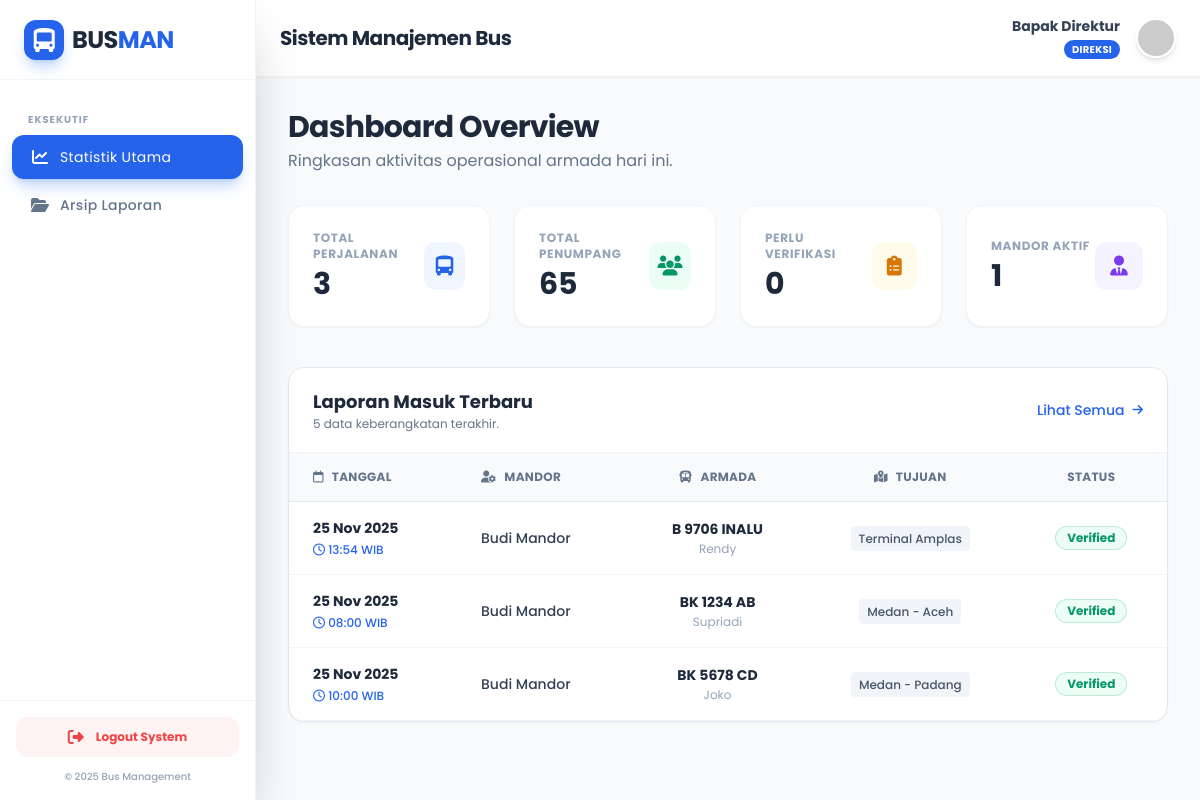
The page /admin/dashboard.php (signed in) on the database its author committed.
### tables this page shows
CREATE TABLE `laporan_keberangkatan` (
  `id` int(11) NOT NULL,
  `user_id` int(11) NOT NULL,
  `tanggal_berangkat` date NOT NULL,
  `waktu_berangkat` time NOT NULL,
  `no_polisi` varchar(20) NOT NULL,
  `nama_driver` varchar(100) NOT NULL,
  `jumlah_penumpang` int(11) NOT NULL,
  `tujuan` varchar(100) NOT NULL,
  `foto_dokumentasi` varchar(255) DEFAULT NULL,
  `status` enum('pending','terverifikasi') DEFAULT 'pending',
  `created_at` timestamp NOT NULL DEFAULT current_timestamp()
);

CREATE TABLE `users` (
  `id` int(11) NOT NULL,
  `nama_lengkap` varchar(100) NOT NULL,
  `username` varchar(50) NOT NULL,
  `password` varchar(255) NOT NULL,
  `role` enum('admin','mandor','direksi') NOT NULL,
  `created_at` timestamp NOT NULL DEFAULT current_timestamp()
);

### admin/dashboard.php (the view, shortened to what this page needs)
<?php
include '../layouts/header.php';
include '../layouts/sidebar.php';
include '../layouts/topbar.php';
$q_laporan = mysqli_query($conn, "SELECT COUNT(*) as total FROM laporan_keberangkatan");
$d_laporan = mysqli_fetch_assoc($q_laporan);
$q_penumpang = mysqli_query($conn, "SELECT SUM(jumlah_penumpang) as total FROM laporan_keberangkatan");
$d_penumpang = mysqli_fetch_assoc($q_penumpang);
$q_pending = mysqli_query($conn, "SELECT COUNT(*) as total FROM laporan_keberangkatan WHERE status = 'pending'");
$d_pending = mysqli_fetch_assoc($q_pending);
$q_mandor = mysqli_query($conn, "SELECT COUNT(*) as total FROM users WHERE role = 'mandor'");
$d_mandor = mysqli_fetch_assoc($q_mandor);
?>
<div class="mb-8">
    <h3 class="text-3xl font-bold text-slate-800 tracking-tight">Dashboard Overview</h3>
    <p class="text-slate-500 mt-1">Ringkasan aktivitas operasional armada hari ini.</p>
</div>
<div class="grid grid-cols-1 md:grid-cols-2 lg:grid-cols-4 gap-6 mb-10">
    <div class="bg-white rounded-2xl p-6 shadow-sm border border-slate-100 flex items-center justify-between hover:shadow-md transition duration-300">
        <div>
            <p class="text-xs font-bold text-slate-400 uppercase tracking-wider mb-1">Total Perjalanan</p>
            <h4 class="text-3xl font-bold text-slate-800"><?= number_format($d_laporan['total']) ?></h4>
        </div>
        <div class="w-12 h-12 rounded-xl bg-blue-50 flex items-center justify-center text-blue-600 text-xl">
            <i class="fa-solid fa-bus-simple"></i>
        </div>
    </div>
    <div class="bg-white rounded-2xl p-6 shadow-sm border border-slate-100 flex items-center justify-between hover:shadow-md transition duration-300">
        <div>
            <p class="text-xs font-bold text-slate-400 uppercase tracking-wider mb-1">Total Penumpang</p>
            <h4 class="text-3xl font-bold text-slate-800"><?= number_format($d_penumpang['total']) ?></h4>
        </div>
        <div class="w-12 h-12 rounded-xl bg-emerald-50 flex items-center justify-center text-emerald-600 text-xl">
            <i class="fa-solid fa-users"></i>
        </div>
    </div>
    <div class="bg-white rounded-2xl p-6 shadow-sm border border-slate-100 flex items-center justify-between hover:shadow-md transition duration-300 relative overflow-hidden">
        <div>
            <p class="text-xs font-bold text-slate-400 uppercase tracking-wider mb-1">Perlu Verifikasi</p>
            <h4 class="text-3xl font-bold text-slate-800"><?= number_format($d_pending['total']) ?></h4>
        </div>
        <div class="w-12 h-12 rounded-xl bg-amber-50 flex items-center justify-center text-amber-600 text-xl">
            <i class="fa-solid fa-clipboard-list"></i>
        </div>
    </div>
    <div class="bg-white rounded-2xl p-6 shadow-sm border border-slate-100 flex items-center justify-between hover:shadow-md transition duration-300">
        <div>
            <p class="text-xs font-bold text-slate-400 uppercase tracking-wider mb-1">Mandor Aktif</p>
            <h4 class="text-3xl font-bold text-slate-800"><?= number_format($d_mandor['total']) ?></h4>
        </div>
        <div class="w-12 h-12 rounded-xl bg-violet-50 flex items-center justify-center text-violet-600 text-xl">
            <i class="fa-solid fa-user-tie"></i>
        </div>
    </div>
</div>
<div class="bg-white border border-slate-200 rounded-2xl shadow-sm overflow-hidden">
    <div class="px-6 py-5 border-b border-slate-100 flex justify-between items-center bg-white">
        <div>
            <h4 class="text-lg font-bold text-slate-800">Laporan Masuk Terbaru</h4>
            <p class="text-xs text-slate-500">5 data keberangkatan terakhir.</p>
        </div>
        <a href="laporan.php" class="text-sm font-medium text-blue-600 hover:text-blue-800 transition flex items-center">
            Lihat Semua <i class="fa-solid fa-arrow-right ml-2 text-xs"></i>
        </a>
    </div>
    <div class="overflow-x-auto">
        <table class="w-full text-left border-collapse">
            <thead>
                <tr class="bg-slate-50 text-slate-500 uppercase text-xs font-semibold tracking-wide border-b border-slate-200">
                    <th class="py-4 px-6"><i class="fa-regular fa-calendar mr-2"></i>Tanggal</th>
                    <th class="py-4 px-6"><i class="fa-solid fa-user-gear mr-2"></i>Mandor</th>
                    <th class="py-4 px-6 text-center"><i class="fa-solid fa-bus mr-2"></i>Armada</th>
                    <th class="py-4 px-6 text-center"><i class="fa-solid fa-map-location-dot mr-2"></i>Tujuan</th>
                    <th class="py-4 px-6 text-center">Status</th>
                </tr>
            </thead>
            <tbody class="text-slate-600 text-sm">
                <?php
                $query = "SELECT l.*, u.nama_lengkap as nama_mandor
                          FROM laporan_keberangkatan l
                          JOIN users u ON l.user_id = u.id
                          ORDER BY l.created_at DESC LIMIT 5";
                $result = mysqli_query($conn, $query);
                if (mysqli_num_rows($result) > 0) {
                    while ($row = mysqli_fetch_assoc($result)) : ?>
                        <tr class="border-b border-slate-100 hover:bg-slate-50 transition duration-150">
                            <td class="py-4 px-6 whitespace-nowrap">
                                <div class="font-bold text-slate-800"><?= date('d M Y', strtotime($row['tanggal_berangkat'])) ?></div>
                                <div class="text-xs text-blue-600 font-medium mt-1">
                                    <i class="fa-regular fa-clock"></i> <?= substr($row['waktu_berangkat'], 0, 5) ?> WIB
                                </div>
                            </td>
                            <td class="py-4 px-6">
                                <span class="font-medium text-slate-700"><?= $row['nama_mandor'] ?></span>
                            </td>
                            <td class="py-4 px-6 text-center">
                                <div class="font-bold text-slate-800"><?= $row['no_polisi'] ?></div>
                                <div class="text-xs text-slate-400 mt-0.5"><?= $row['nama_driver'] ?></div>
                            </td>
                            <td class="py-4 px-6 text-center">
                                <span class="px-2 py-1 bg-slate-100 rounded text-xs text-slate-600 font-medium">
                                    <?= $row['tujuan'] ?>
                                </span>
                            </td>
                            <td class="py-4 px-6 text-center">
                                <?php if($row['status'] == 'terverifikasi'): ?>
                                    <span class="inline-flex items-center gap-1.5 px-3 py-1 rounded-full text-xs font-bold bg-emerald-50 text-emerald-600 ring-1 ring-inset ring-emerald-600/20">
                                        Verified
                                    </span>
                                <?php else: ?>
                                    <span class="inline-flex items-center gap-1.5 px-3 py-1 rounded-full text-xs font-bold bg-amber-50 text-amber-600 ring-1 ring-inset ring-amber-600/20 animate-pulse">
                                        Pending
                                    </span>
                                <?php endif; ?>
                            </td>
                        </tr>
                    <?php endwhile;
                } else {
                    echo "<tr><td colspan='5' class='text-center py-8 text-slate-400 italic'>Belum ada data laporan masuk hari ini.</td></tr>";
                }
                ?>
            </tbody>
        </table>
    </div>
</div>
<?php
include '../layouts/footer.php';
?>

### layouts/header.php (style rules this page uses)
body { font-family: 'Poppins', sans-serif; }

### rows shown on the page
laporan_keberangkatan: tanggal_berangkat "25 Nov 2025", waktu_berangkat "13:54", user.nama_lengkap "Budi Mandor", no_polisi "B 9706 INALU", nama_driver "Rendy", tujuan "Terminal Amplas", status "Verified"
laporan_keberangkatan: tanggal_berangkat "25 Nov 2025", waktu_berangkat "08:00", user.nama_lengkap "Budi Mandor", no_polisi "BK 1234 AB", nama_driver "Supriadi", tujuan "Medan - Aceh", status "Verified"
laporan_keberangkatan: tanggal_berangkat "25 Nov 2025", waktu_berangkat "10:00", user.nama_lengkap "Budi Mandor", no_polisi "BK 5678 CD", nama_driver "Joko", tujuan "Medan - Padang", status "Verified"

### other values the page prints
$_SESSION['nama_lengkap'] "Bapak Direktur"
$_SESSION['role'] "DIREKSI"
$d_laporan['total'] "3"
$d_penumpang['total'] "65"
$d_pending['total'] "0"
$d_mandor['total'] "1"
